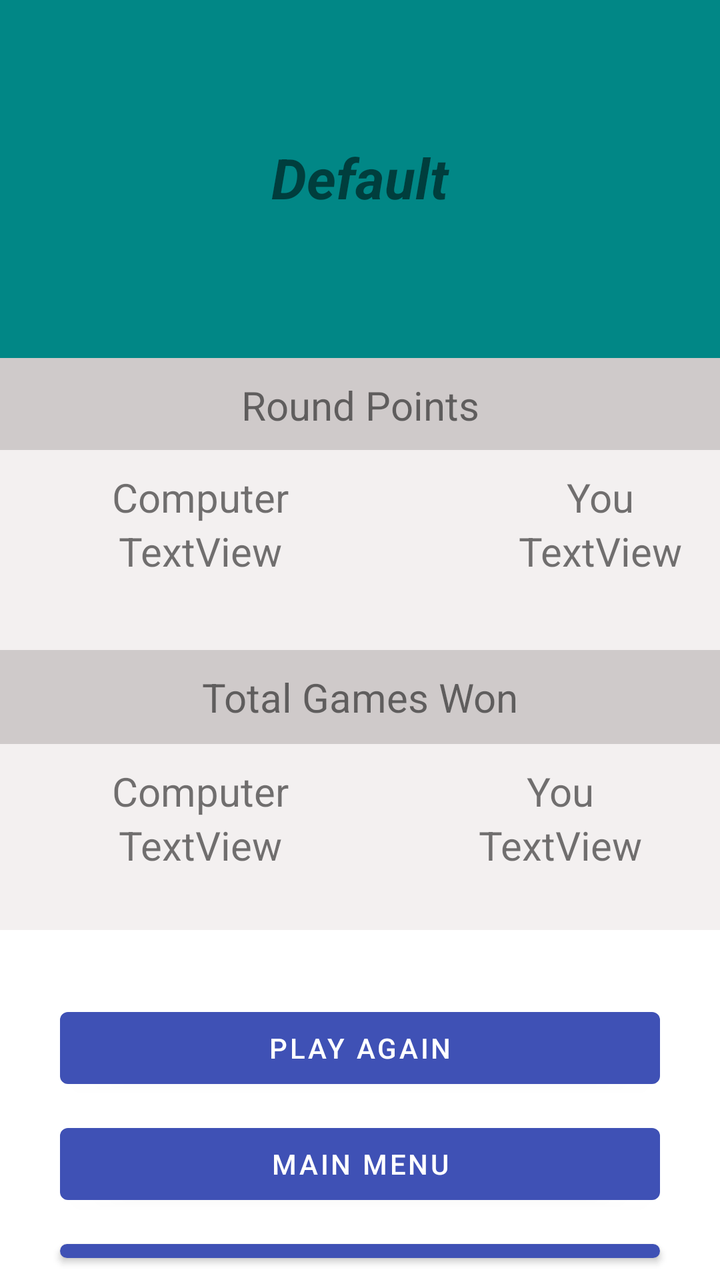
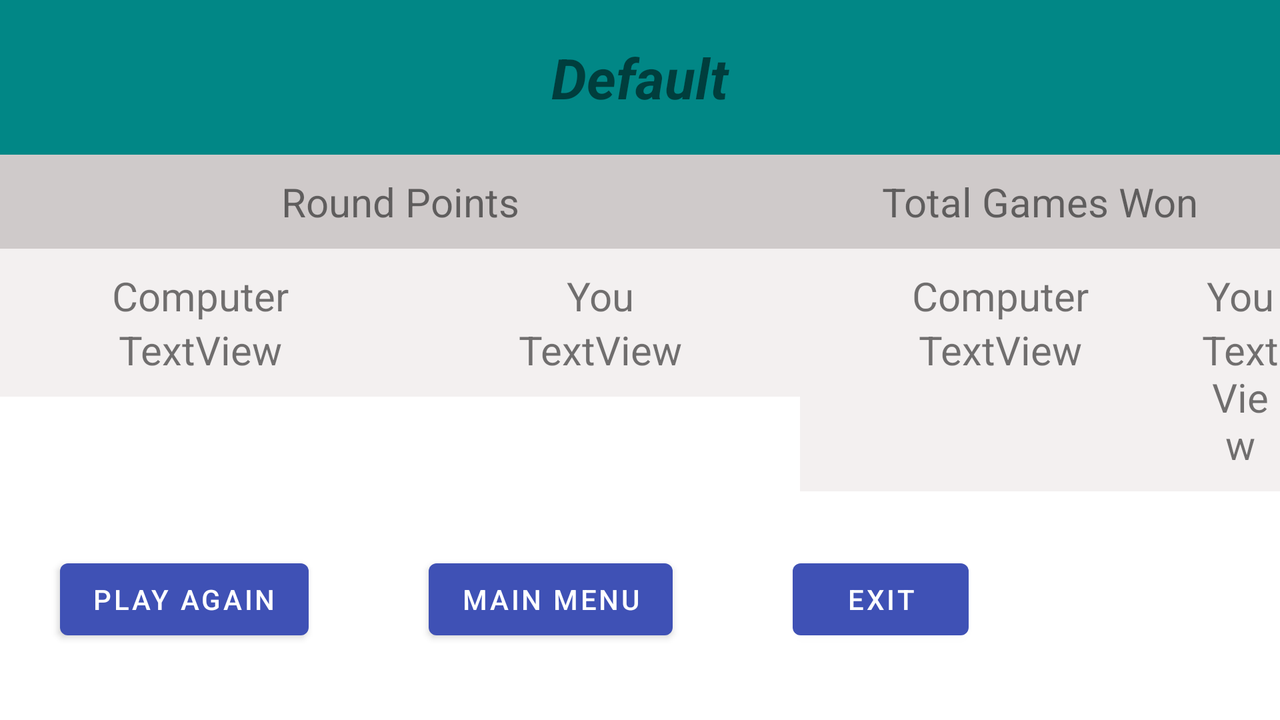

One screen, two layout resources from the same app: the default and the repository's alternative for another configuration. Each is rendered where Android would select it; the XML of both is given below.
<!-- AndroidManifest.xml: application theme Theme.TwentyOne -->
<!-- res/layout/activity_end_screen.xml -->
<?xml version="1.0" encoding="utf-8"?>
<LinearLayout xmlns:android="http://schemas.android.com/apk/res/android"
    xmlns:app="http://schemas.android.com/apk/res-auto"
    xmlns:tools="http://schemas.android.com/tools"
    android:layout_width="match_parent"
    android:layout_height="match_parent"
    android:background="@color/white"
    android:orientation="vertical"
    android:screenOrientation="portrait"
    tools:context=".end_screen_activity">

    <LinearLayout
        android:layout_width="match_parent"
        android:layout_height="179dp"
        android:background="@color/teal_700"
        android:orientation="horizontal"
        android:paddingStart="30dp"
        android:paddingLeft="30dp"
        android:paddingTop="70dp"
        android:paddingEnd="30dp"
        android:paddingRight="20dp"
        android:paddingBottom="50dp">

        <TextView
            android:id="@+id/result_tv"
            android:layout_width="match_parent"
            android:layout_height="match_parent"
            android:text="Default"
            android:textAlignment="center"
            android:textSize="28dp"
            android:textStyle="normal|bold|italic" />
    </LinearLayout>

    <LinearLayout
        android:layout_width="match_parent"
        android:layout_height="46dp"
        android:background="#CFCACA"
        android:orientation="horizontal">

        <TextView
            android:id="@+id/textView23"
            android:layout_width="match_parent"
            android:layout_height="wrap_content"
            android:layout_weight="1"
            android:paddingTop="10dp"
            android:paddingBottom="10dp"
            android:text="Round Points"
            android:textAlignment="center"
            android:textSize="20sp" />
    </LinearLayout>

    <LinearLayout
        android:layout_width="match_parent"
        android:layout_height="100dp"
        android:background="#F3F0F0"
        android:orientation="horizontal"
        android:paddingTop="10dp"
        android:paddingBottom="10dp">

        <LinearLayout
            android:layout_width="200dp"
            android:layout_height="match_parent"
            android:orientation="vertical"
            android:textAlignment="center">

            <TextView
                android:id="@+id/textView_comp"
                android:layout_width="match_parent"
                android:layout_height="wrap_content"
                android:text="Computer"
                android:textAlignment="center"
                android:textSize="20dp" />

            <TextView
                android:id="@+id/d_final"
                android:layout_width="match_parent"
                android:layout_height="wrap_content"
                android:text="TextView"
                android:textAlignment="center"
                android:textSize="20dp" />
        </LinearLayout>

        <LinearLayout
            android:layout_width="200dp"
            android:layout_height="match_parent"
            android:orientation="vertical">

            <TextView
                android:id="@+id/textView_you"
                android:layout_width="match_parent"
                android:layout_height="wrap_content"
                android:text="You"
                android:textAlignment="center"
                android:textSize="20dp" />

            <TextView
                android:id="@+id/u_final"
                android:layout_width="match_parent"
                android:layout_height="wrap_content"
                android:text="TextView"
                android:textAlignment="center"
                android:textSize="20dp" />
        </LinearLayout>

    </LinearLayout>

    <LinearLayout
        android:layout_width="match_parent"
        android:layout_height="wrap_content"
        android:background="#CFCACA"
        android:orientation="horizontal">

        <TextView
            android:id="@+id/textView20"
            android:layout_width="match_parent"
            android:layout_height="wrap_content"
            android:layout_weight="1"
            android:paddingTop="10dp"
            android:paddingBottom="10dp"
            android:text="Total Games Won"
            android:textAlignment="center"
            android:textSize="20sp" />
    </LinearLayout>

    <LinearLayout
        android:layout_width="match_parent"
        android:layout_height="93dp"
        android:background="#F3F0F0"
        android:orientation="horizontal"
        android:paddingTop="10dp"
        android:paddingBottom="10dp">

        <LinearLayout
            android:layout_width="200dp"
            android:layout_height="match_parent"
            android:orientation="vertical">

            <TextView
                android:id="@+id/textView21"
                android:layout_width="match_parent"
                android:layout_height="wrap_content"
                android:text="Computer"
                android:textAlignment="center"
                android:textSize="20sp" />

            <TextView
                android:id="@+id/dealer_total"
                android:layout_width="match_parent"
                android:layout_height="wrap_content"
                android:text="TextView"
                android:textAlignment="center"
                android:textSize="20sp" />
        </LinearLayout>

        <LinearLayout
            android:layout_width="match_parent"
            android:layout_height="match_parent"
            android:orientation="vertical">

            <TextView
                android:id="@+id/textView22"
                android:layout_width="match_parent"
                android:layout_height="wrap_content"
                android:text="You"
                android:textAlignment="center"
                android:textSize="20sp" />

            <TextView
                android:id="@+id/user_total"
                android:layout_width="match_parent"
                android:layout_height="wrap_content"
                android:text="TextView"
                android:textAlignment="center"
                android:textSize="20sp" />
        </LinearLayout>

    </LinearLayout>

    <LinearLayout
        android:layout_width="match_parent"
        android:layout_height="match_parent"
        android:orientation="vertical"
        android:paddingTop="30dp">

        <Button
            android:id="@+id/play_again"
            android:layout_width="match_parent"
            android:layout_height="wrap_content"
            android:layout_marginStart="30dp"
            android:layout_marginTop="5dp"
            android:layout_marginEnd="30dp"
            android:layout_marginBottom="5dp"
            android:text="@string/playAgain" />

        <Button
            android:id="@+id/main_menu"
            android:layout_width="match_parent"
            android:layout_height="wrap_content"
            android:layout_marginStart="30dp"
            android:layout_marginTop="5dp"
            android:layout_marginEnd="30dp"
            android:layout_marginBottom="5dp"
            android:text="@string/main" />

        <Button
            android:id="@+id/exit"
            android:layout_width="match_parent"
            android:layout_height="wrap_content"
            android:layout_marginStart="30dp"
            android:layout_marginTop="5dp"
            android:layout_marginEnd="30dp"
            android:layout_marginBottom="5dp"
            android:text="@string/exit" />
    </LinearLayout>

</LinearLayout>
<!-- resources referenced by this layout -->
<resources>
  <color name="teal_700">#FF018786</color>
  <color name="white">#FFFFFFFF</color>
  <string name="exit">Exit</string>
  <string name="main">Main Menu</string>
  <string name="playAgain">Play Again</string>
  <style name="Theme.TwentyOne" parent="Theme.MaterialComponents.DayNight.DarkActionBar">
          
          <item name="colorPrimary">@color/purple_500</item>
          <item name="colorPrimaryVariant">@color/purple_700</item>
          <item name="colorOnPrimary">@color/white</item>
          
          <item name="colorSecondary">@color/teal_200</item>
          <item name="colorSecondaryVariant">@color/teal_700</item>
          <item name="colorOnSecondary">@color/black</item>
          
          <item name="android:statusBarColor" tools:targetApi="l">?attr/colorPrimaryVariant</item>
          
      </style>
  <color name="purple_500">#3F51B5</color>
  <color name="purple_700">#061859</color>
  <color name="teal_200">#FF03DAC5</color>
  <color name="black">#FF000000</color>
</resources>
<!-- res/layout-land/activity_end_screen.xml (the repository's variant of the layout above) -->
<!-- drawn on the phone turned sideways -->
<?xml version="1.0" encoding="utf-8"?>
<LinearLayout xmlns:android="http://schemas.android.com/apk/res/android"
    xmlns:app="http://schemas.android.com/apk/res-auto"
    xmlns:tools="http://schemas.android.com/tools"
    android:layout_width="match_parent"
    android:layout_height="match_parent"
    android:background="@color/white"
    android:orientation="vertical"
    android:screenOrientation="portrait"
    tools:context=".end_screen_activity">

    <LinearLayout
        android:layout_width="match_parent"
        android:layout_height="wrap_content"
        android:background="@color/teal_700"
        android:orientation="horizontal"
        android:paddingStart="30dp"
        android:paddingTop="20dp"
        android:paddingEnd="30dp"
        android:paddingBottom="20dp">

        <TextView
            android:id="@+id/result_tv"
            android:layout_width="match_parent"
            android:layout_height="match_parent"
            android:text="Default"
            android:textAlignment="center"
            android:textSize="28dp"
            android:textStyle="normal|bold|italic" />
    </LinearLayout>

    <LinearLayout
        android:layout_width="match_parent"
        android:layout_height="wrap_content"
        android:orientation="horizontal">

        <LinearLayout
            android:layout_width="wrap_content"
            android:layout_height="match_parent"
            android:orientation="vertical">

            <LinearLayout
                android:layout_width="match_parent"
                android:layout_height="wrap_content"
                android:background="#CFCACA"
                android:orientation="horizontal">

                <TextView
                    android:id="@+id/textView23"
                    android:layout_width="match_parent"
                    android:layout_height="wrap_content"
                    android:layout_weight="1"
                    android:paddingTop="10dp"
                    android:paddingBottom="10dp"
                    android:text="Round Points"
                    android:textAlignment="center"
                    android:textSize="20sp" />
            </LinearLayout>

            <LinearLayout
                android:layout_width="match_parent"
                android:layout_height="wrap_content"
                android:background="#F3F0F0"
                android:orientation="horizontal"
                android:paddingTop="10dp"
                android:paddingBottom="10dp">

                <LinearLayout
                    android:layout_width="200dp"
                    android:layout_height="match_parent"
                    android:orientation="vertical"
                    android:textAlignment="center">

                    <TextView
                        android:id="@+id/textView_comp"
                        android:layout_width="match_parent"
                        android:layout_height="wrap_content"
                        android:text="Computer"
                        android:textAlignment="center"
                        android:textSize="20dp" />

                    <TextView
                        android:id="@+id/d_final"
                        android:layout_width="match_parent"
                        android:layout_height="wrap_content"
                        android:text="TextView"
                        android:textAlignment="center"
                        android:textSize="20dp" />
                </LinearLayout>

                <LinearLayout
                    android:layout_width="200dp"
                    android:layout_height="match_parent"
                    android:orientation="vertical">

                    <TextView
                        android:id="@+id/textView_you"
                        android:layout_width="match_parent"
                        android:layout_height="wrap_content"
                        android:text="You"
                        android:textAlignment="center"
                        android:textSize="20dp" />

                    <TextView
                        android:id="@+id/u_final"
                        android:layout_width="match_parent"
                        android:layout_height="wrap_content"
                        android:text="TextView"
                        android:textAlignment="center"
                        android:textSize="20dp" />
                </LinearLayout>

            </LinearLayout>

        </LinearLayout>

        <LinearLayout
            android:layout_width="match_parent"
            android:layout_height="match_parent"
            android:orientation="vertical">

            <LinearLayout
                android:layout_width="match_parent"
                android:layout_height="wrap_content"
                android:background="#CFCACA"
                android:orientation="horizontal">

                <TextView
                    android:id="@+id/textView20"
                    android:layout_width="match_parent"
                    android:layout_height="wrap_content"
                    android:layout_weight="1"
                    android:paddingTop="10dp"
                    android:paddingBottom="10dp"
                    android:text="Total Games Won"
                    android:textAlignment="center"
                    android:textSize="20sp" />
            </LinearLayout>

            <LinearLayout
                android:layout_width="match_parent"
                android:layout_height="match_parent"
                android:background="#F3F0F0"
                android:orientation="horizontal"
                android:paddingTop="10dp"
                android:paddingBottom="10dp">

                <LinearLayout
                    android:layout_width="200dp"
                    android:layout_height="match_parent"
                    android:orientation="vertical">

                    <TextView
                        android:id="@+id/textView21"
                        android:layout_width="match_parent"
                        android:layout_height="wrap_content"
                        android:text="Computer"
                        android:textAlignment="center"
                        android:textSize="20sp" />

                    <TextView
                        android:id="@+id/dealer_total"
                        android:layout_width="match_parent"
                        android:layout_height="wrap_content"
                        android:text="TextView"
                        android:textAlignment="center"
                        android:textSize="20sp" />
                </LinearLayout>

                <LinearLayout
                    android:layout_width="match_parent"
                    android:layout_height="match_parent"
                    android:orientation="vertical">

                    <TextView
                        android:id="@+id/textView22"
                        android:layout_width="match_parent"
                        android:layout_height="wrap_content"
                        android:text="You"
                        android:textAlignment="center"
                        android:textSize="20sp" />

                    <TextView
                        android:id="@+id/user_total"
                        android:layout_width="match_parent"
                        android:layout_height="wrap_content"
                        android:text="TextView"
                        android:textAlignment="center"
                        android:textSize="20sp" />
                </LinearLayout>

            </LinearLayout>
        </LinearLayout>

    </LinearLayout>

    <LinearLayout
        android:layout_width="match_parent"
        android:layout_height="match_parent"
        android:paddingTop="30dp">

        <Button
            android:id="@+id/play_again"
            android:layout_width="wrap_content"
            android:layout_height="wrap_content"
            android:layout_marginStart="30dp"
            android:layout_marginTop="0dp"
            android:layout_marginEnd="30dp"
            android:layout_marginBottom="5dp"
            android:text="@string/playAgain" />

        <Button
            android:id="@+id/main_menu"
            android:layout_width="wrap_content"
            android:layout_height="wrap_content"
            android:layout_marginStart="30dp"
            android:layout_marginTop="0dp"
            android:layout_marginEnd="30dp"
            android:layout_marginBottom="5dp"
            android:text="@string/main" />

        <Button
            android:id="@+id/exit"
            android:layout_width="wrap_content"
            android:layout_height="wrap_content"
            android:layout_marginStart="30dp"
            android:layout_marginTop="0dp"
            android:layout_marginEnd="30dp"
            android:layout_marginBottom="5dp"
            android:text="@string/exit" />
    </LinearLayout>

</LinearLayout>
